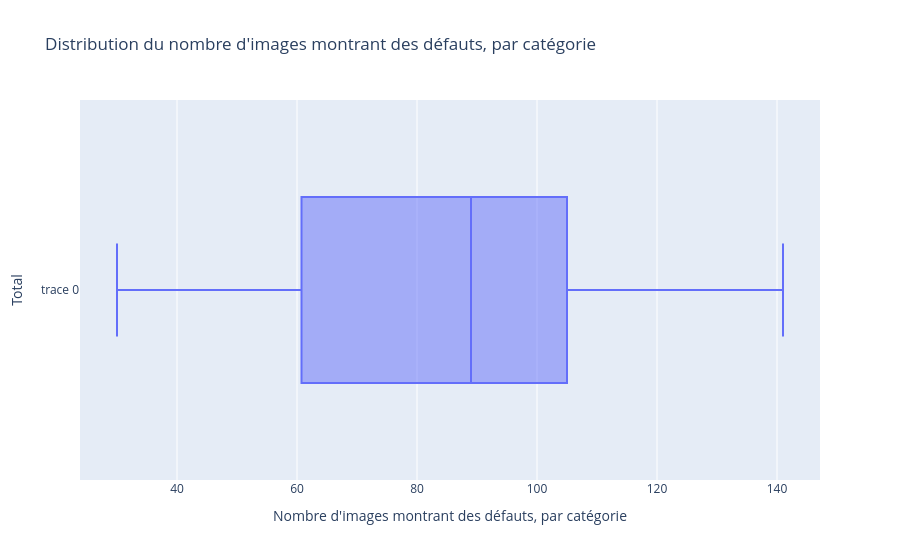

Source (notebook cell):
### Code cell
# Nombre d'erreurs par catégorie et par type d'erreur
counts_cat=df[df["quality"]!="good"].groupby(["category"]).agg(count=('file','count')).reset_index()

fig=go.Figure()
fig.add_trace(go.Box(
    x=counts_cat["count"],
    orientation="h"
))
fig.update_layout(
    title="Distribution du nombre d'images montrant des défauts, par catégorie",
    yaxis_title="Total",
    xaxis_title="Nombre d'images montrant des défauts, par catégorie"
)
fig.show()

### Figure 1 — Plotly figure (JSON) as saved in the notebook; plotly's stock layout.template omitted (floating-point values rounded to 4 significant figures)
{"data": [{"orientation": "h", "type": "box", "x": [63, 92, 109, 89, 57, 70, 92, 93, 141, 119, 84, 30, 40, 60, 119]}], "layout": {"title": {"text": "Distribution du nombre d'images montrant des défauts, par catégorie"}, "xaxis": {"title": {"text": "Nombre d'images montrant des défauts, par catégorie"}}, "yaxis": {"title": {"text": "Total"}}}}
